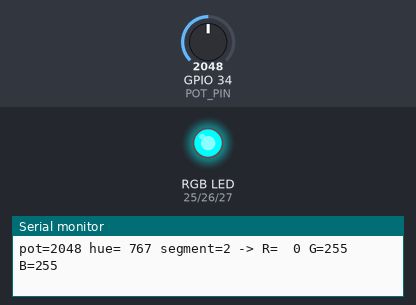
This program was run on a simulated ESP32. Shown: an RGB LED mixed from three pins (HIGH = lit), the last lines printed to the serial monitor. Inputs (shaded band) come from the test bench; at power-on: GPIO 34 (POT_PIN) = 2048.

Above: at 1.2 s.
1.3 s: GPIO 34 (POT_PIN) set to 2866
At 2.4 s:
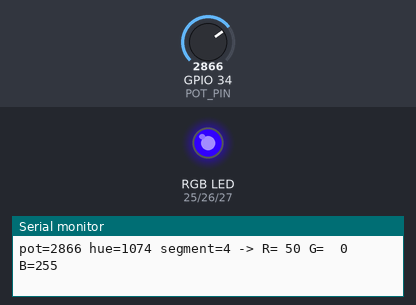
2.8 s: GPIO 34 (POT_PIN) set to 3603
At 3.6 s:
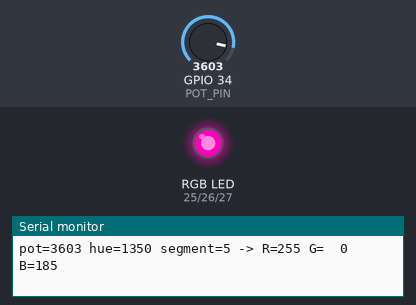
4.3 s: GPIO 34 (POT_PIN) set to 4095
At 5.5 s:
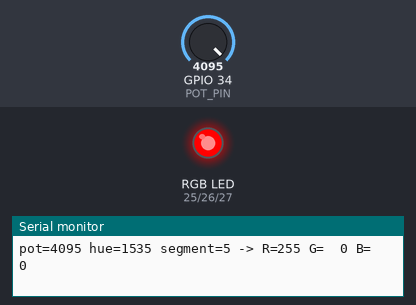
5.8 s: GPIO 34 (POT_PIN) set to 1228
At 6.8 s:
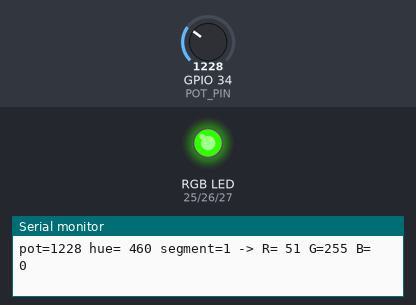
7.3 s: GPIO 34 (POT_PIN) set to 491
At 8.0 s:
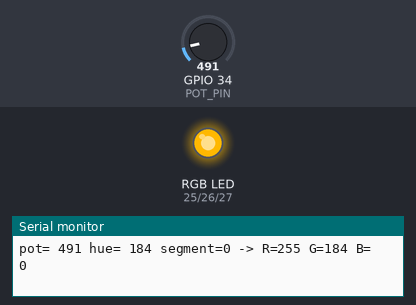
8.8 s: GPIO 34 (POT_PIN) set to 2047
At 9.2 s:
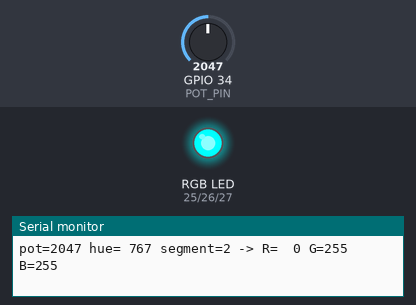
Timing chart, 0 to 11.3 s (numbered marks = the images above; inputs shaded):
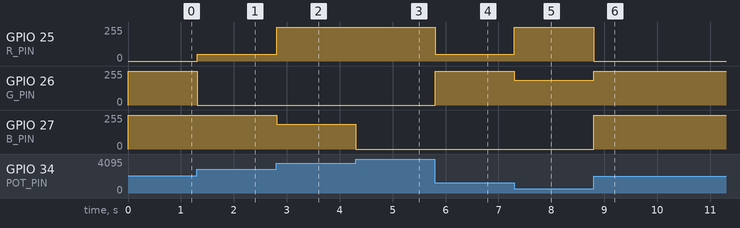

Measured:
- after the input at 1.3 s, GPIO 25 (R_PIN): 0/255 → 50/255 at once; GPIO 26 (G_PIN): 255/255 → 0/255 at once
- after the input at 2.8 s, GPIO 25 (R_PIN): 50/255 → 255/255 at once; GPIO 27 (B_PIN): 255/255 → 185/255 at once
- after the input at 4.3 s, GPIO 27 (B_PIN): 185/255 → 0/255 at once
- after the input at 5.8 s, GPIO 25 (R_PIN): 255/255 → 51/255 at once; GPIO 26 (G_PIN): 0/255 → 255/255 at once
- after the input at 7.3 s, GPIO 25 (R_PIN): 51/255 → 255/255 at once; GPIO 26 (G_PIN): 255/255 → 184/255 at once
- after the input at 8.8 s, GPIO 25 (R_PIN): 255/255 → 0/255 at once; GPIO 26 (G_PIN): 184/255 → 255/255 at once; GPIO 27 (B_PIN): 0/255 → 255/255 at once

The program:

main.cpp
```cpp
#include <Arduino.h>

const int POT_PIN = 34;
const int R_PIN = 25, G_PIN = 26, B_PIN = 27;
const bool COMMON_ANODE = false;
const unsigned long LOG_INTERVAL_MS = 200;  // throttle logs; loop runs every 10 ms

void writeChannel(int pin, int value) {
  analogWrite(pin, COMMON_ANODE ? 255 - value : value);
}

void loop() {
  int raw = analogRead(POT_PIN);
  int h = map(raw, 0, 4095, 0, 1535); // color wheel of 6 segments of 256
  int segment = h / 256, x = h % 256;
  int r = 0, g = 0, b = 0;

  switch (segment) {
    case 0: r = 255;     g = x;       break; // red → yellow
    case 1: r = 255 - x; g = 255;     break; // yellow → green
    case 2: g = 255;     b = x;       break; // green → cyan
    case 3: g = 255 - x; b = 255;     break; // cyan → blue
    case 4: r = x;       b = 255;     break; // blue → magenta
    case 5: r = 255;     b = 255 - x; break; // magenta → red
  }
  writeChannel(R_PIN, r); writeChannel(G_PIN, g); writeChannel(B_PIN, b);

  static unsigned long lastLog = 0;
  if (millis() - lastLog >= LOG_INTERVAL_MS) {
    lastLog = millis();
    Serial.printf("pot=%4d hue=%4d segment=%d -> R=%3d G=%3d B=%3d\n", raw, h, segment, r, g, b);
  }
  delay(10);
}

void setup() {
  Serial.begin(115200);
  Serial.printf("RGB mixer started (pot=GPIO%d, R=GPIO%d, G=GPIO%d, B=GPIO%d, common anode=%s)\n",
                POT_PIN, R_PIN, G_PIN, B_PIN, COMMON_ANODE ? "yes" : "no");
}
```
